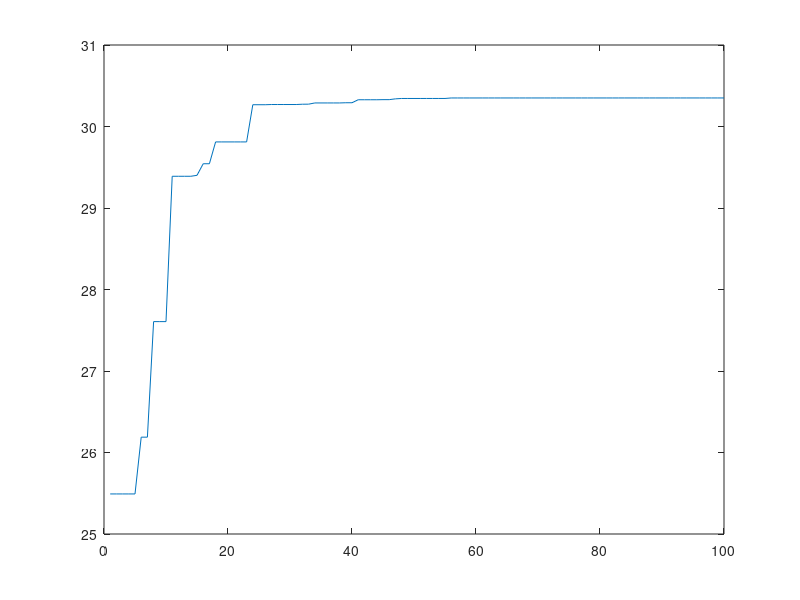

Source code (MATLAB): (Note: this script raises an error after producing the figure.)
%===================================================================================================================================
% Duelist Algorithm
% Author        : Henokh Yernias Fibrianto, Totok Ruki Biyanto
% Email         : joelhenokh@gmail.com, trb@ep.its.ac.id
% version       : 1.0
% Book          : Advances in Swarm Intelligence: 7th International Conference, ICSI https://books.google.co.id/books?isbn=3319410008
% Article DOI   : 10.1007/978-3-319-41000-5_4
%====================================================================================================================================


clear all;
close all;
clc;

Hasilmax=[];
fitnessvector =[];
XDueler=[];

minmax = 'min';         % 'max' Maximum or 'min' Minimum 
Population = 100;       % Total number of duelists in a population
MaxGeneration = 100;    % Maximum Generation/Iteration
FightCapabilities = 50; % Fighting Capabilities
Champion = 0.1;         % Champion Percentage
ProbLearning = 0.8;     % Learning Probability
ProbInnovate = 0.1;     % Innovate Probability
Luckcoeff = 0.01;       % Luck Coefficient
LuckA = 0;              % First Duelist Luck Coefficient
LuckB = 0;              % Second Duelist Luck Coefficient
Duelist = [];
Duelisttemp1 = [];
Duelisttemp2 = [];
Duelisttemp3 = [];
DuelistInteger = [];
Datafit = [];
Data1fit = [];
DataSort = [];
ElitDuelist = [];
HMI = [];
DataFDAfit = [];
maxall = [];
Dimension = 2;
UB = [10,10];           % Upper Bounds
LB = [0,0];             % Lower Bounds

for rc = 1:Dimension
    RangeB(rc) = UB(rc) - LB(rc);
end

if (strcmp(minmax,'max'))
    mm = 1;
else
    mm = -1;
end

%=====Registrasi Duelist=====
Duelist = floor(9*rand(Population,(FightCapabilities*Dimension))+rand());



%=====Array to Int=====
for i = 1:Dimension
    for j = 1:Population
        Duelisttemp1 = Duelist(j,((i*FightCapabilities-FightCapabilities)+1):(i*FightCapabilities));
        Duelisttemp2 = num2str(Duelisttemp1);
        Duelisttemp3 = Duelisttemp2(~isspace(Duelisttemp2));
        DuelistInteger(j,i) = str2num(Duelisttemp3);
    end
end


Datafit = [];


disp('DA Processing');
for Generasi = 1:MaxGeneration
    
    %=====DA Processing=====
    
    
    if (Generasi > 1)
        clc
        Generasi
        
        %=====sortir=====
        sort_fit = sortrows(sort, (FightCapabilities*Dimension) + 1);
        Duelist1 = sort_fit(randperm(size(sort_fit,1)),:);
        Remain = sort_fit(round((1-Champion)*Population) + 1:Population, :);
        Winner = [];
        
        
        
        X = Duelist1;
        N = size(X,1);
        
        if mod(N,2) == 0
            M=N;
        else
            M=N-1;
        end
        
        for i=1:M
            fitnessvector(i) = X(i,(FightCapabilities*Dimension) + 1);
        end
        
        fitnessvector = fitnessvector';
        
        
        %=====Setting Duelist=====
        for i=1:M
            XDueler = X;
        end
        
        
        %=====Setting Duel Arena=====
        
        for i=1:2:M-1
            LuckA = (fitnessvector(i)*(Luckcoeff + rand*2*Luckcoeff));
            LuckB = (fitnessvector(i+1)*(Luckcoeff + rand*2*Luckcoeff));
            if fitnessvector(i)+LuckA <= fitnessvector(i+1)+LuckB
                Winner(i) = 0;
                Winner(i+1) = 1;
            elseif fitnessvector(i)+LuckA > fitnessvector(i+1)+LuckB
                Winner(i) = 1;
                Winner(i+1) = 0;
            end
        end
        
        
        %=====Skill Transfer + Innovate=====
        
        [M,d] = size(XDueler);
        XAftermatch = XDueler;
        for i=1:2:M-1
            if (Winner(i)==1)
                p = ceil(((d/2)-1)*rand*ProbLearning);
                str = ceil(p+1+(((d/2)-2-p)*rand*ProbLearning));
                XAftermatch(i,:) = [XDueler(i,1:p) XDueler(i+1,p+1:str) XDueler(i,str+1:d)];
                for j=1:d
                    p = rand;
                    if (p<=ProbInnovate)
                        XAftermatch(i+1,j) = abs(floor(rand()*9));
                    end
                end
            else
                p = ceil(((d/2)-1)*rand*ProbLearning);
                str = ceil(p+1+(((d/2)-2-p)*rand*ProbLearning));
                XAftermatch(i+1,:) = [XDueler(i+1,1:p) XDueler(i,p+1:str) XDueler(i+1,str+1:d)];
                XAftermatch(i,:) = XDueler(i,:);
                for j=1:d
                    p = rand;
                    if (p<=ProbInnovate)
                        XAftermatch(i,j) = abs(floor(rand()*9));
                    end
                end
            end
        end
        
        Xnew = XAftermatch;
        
        sort_fitnew = sortrows(Xnew, (FightCapabilities*Dimension) + 1);
        Duelistnew = sort_fitnew(round((Champion)*Population)+1:Population,:);
        Duelist = [Duelistnew(:,1:(FightCapabilities*Dimension));Remain(:,1:(FightCapabilities*Dimension))];
        
    end;
    ElitDuelist = [ElitDuelist; Duelist];
    
    for i = 1:Dimension
        for j = 1:Population
            Duelisttemp1 = Duelist(j,((i*FightCapabilities-FightCapabilities)+1):(i*FightCapabilities));
            Duelisttemp2 = num2str(Duelisttemp1);
            Duelisttemp3 = Duelisttemp2(~isspace(Duelisttemp2));
            DuelistInteger(j,i) = str2num(Duelisttemp3);
        end
    end
    
    
    Datafit = [];
    
    
    for k = 1:Population
        
        for ii=1:Dimension
            X0(ii,k) = (((DuelistInteger(k,ii)+1)/(10^FightCapabilities))*RangeB(ii))+LB(ii);
        end
        
        cost = -((((X0(1,k).^2)+(X0(2,k).^2)).^0.5).*cos((X0(1,k))-(X0(2,k)))).*exp(cos(((X0(1,k)).*(X0(2,k)+5))./7));

        fitness = cost;
        Datafit = [Datafit; fitness];
        
    end
    
    Data1fit = Datafit;
    [fitnessmax, nmax] = max(Data1fit);
    DataFDAfit = [DataFDAfit;fitnessmax];
    DuelistMax = Duelist(nmax,:);
    DuelistMaxLast = DuelistMax;
    Hasilmax = DuelistMax;
    sort = [Duelist Datafit];
    maxall = [maxall; sort];
    for i = 1:Dimension
        HasilMaxtemp1 = Hasilmax(1,(((i*FightCapabilities)-FightCapabilities)+1):(i*FightCapabilities));
        HasilMaxtemp2 = num2str(HasilMaxtemp1);
        HasilMaxtemp3 = HasilMaxtemp2(~isspace(HasilMaxtemp2));
        HasilMaxInt(1,i) = str2num(HasilMaxtemp3);
    end
    HMIt = [];
    for ij=1:Dimension
        HMIt = [HMIt, HasilMaxInt(1,ij)];
    end
    HMI = [HMI; HMIt];
end

plot(DataFDAfit);
hold on

[fitnessmaxf, nmaxf] = max(DataFDAfit);
for ik=1:Dimension
    X0maxfix(ik) = (((HMI(nmaxf,ik)+1)/(10^FightCapabilities))*RangeB(ik))+LB(ik);
end

X0maxfix
[fitnessmaxf, nmaxf] = max(DataFDAfit)

convergemax = [convergemax;fitnessmaxf];
convergeiter = [convergeiter;nmaxf];
xmax = [xmax;X0maxfix];
DFDAfit = [DFDAfit,DataFDAfit];



